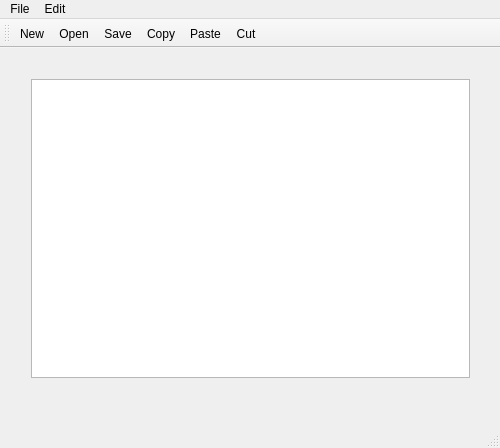
<?xml version="1.0" encoding="UTF-8"?>
<ui version="4.0">
 <class>MainWindow</class>
 <widget class="QMainWindow" name="MainWindow">
  <property name="geometry">
   <rect>
    <x>0</x>
    <y>0</y>
    <width>500</width>
    <height>448</height>
   </rect>
  </property>
  <property name="windowTitle">
   <string>MainWindow</string>
  </property>
  <widget class="QWidget" name="centralWidget">
   <widget class="QWidget" name="verticalLayoutWidget">
    <property name="geometry">
     <rect>
      <x>20</x>
      <y>20</y>
      <width>461</width>
      <height>321</height>
     </rect>
    </property>
    <layout class="QVBoxLayout" name="verticalLayout">
     <item>
      <widget class="QTextEdit" name="textEdit">
       <property name="font">
        <font>
         <pointsize>20</pointsize>
        </font>
       </property>
      </widget>
     </item>
    </layout>
   </widget>
  </widget>
  <widget class="QMenuBar" name="menuBar">
   <property name="geometry">
    <rect>
     <x>0</x>
     <y>0</y>
     <width>500</width>
     <height>22</height>
    </rect>
   </property>
   <widget class="QMenu" name="menuFile">
    <property name="title">
     <string>File</string>
    </property>
    <addaction name="actionNew"/>
    <addaction name="actionOpen"/>
    <addaction name="actionSave"/>
    <addaction name="actionPrint"/>
    <addaction name="actionExit"/>
   </widget>
   <widget class="QMenu" name="menuEdit">
    <property name="title">
     <string>Edit</string>
    </property>
    <addaction name="actionCopy"/>
    <addaction name="actionPaste"/>
    <addaction name="actionCut"/>
    <addaction name="actionUndo"/>
    <addaction name="actionRedo"/>
   </widget>
   <addaction name="menuFile"/>
   <addaction name="menuEdit"/>
  </widget>
  <widget class="QToolBar" name="mainToolBar">
   <attribute name="toolBarArea">
    <enum>TopToolBarArea</enum>
   </attribute>
   <attribute name="toolBarBreak">
    <bool>false</bool>
   </attribute>
   <addaction name="actionNew"/>
   <addaction name="actionOpen"/>
   <addaction name="actionSave"/>
   <addaction name="actionCopy"/>
   <addaction name="actionPaste"/>
   <addaction name="actionCut"/>
  </widget>
  <widget class="QStatusBar" name="statusBar"/>
  <action name="actionNew">
   <property name="icon">
    <iconset resource="resources.qrc">
     <normaloff>:/imgs/New.bmp</normaloff>:/imgs/New.bmp</iconset>
   </property>
   <property name="text">
    <string>New</string>
   </property>
  </action>
  <action name="actionOpen">
   <property name="icon">
    <iconset resource="resources.qrc">
     <normaloff>:/imgs/Open.bmp</normaloff>:/imgs/Open.bmp</iconset>
   </property>
   <property name="text">
    <string>Open</string>
   </property>
  </action>
  <action name="actionSave">
   <property name="icon">
    <iconset resource="resources.qrc">
     <normaloff>:/imgs/Save.bmp</normaloff>:/imgs/Save.bmp</iconset>
   </property>
   <property name="text">
    <string>Save</string>
   </property>
  </action>
  <action name="actionPrint">
   <property name="text">
    <string>Print</string>
   </property>
  </action>
  <action name="actionExit">
   <property name="text">
    <string>Exit</string>
   </property>
  </action>
  <action name="actionCopy">
   <property name="icon">
    <iconset resource="resources.qrc">
     <normaloff>:/imgs/Copy.bmp</normaloff>:/imgs/Copy.bmp</iconset>
   </property>
   <property name="text">
    <string>Copy</string>
   </property>
  </action>
  <action name="actionPaste">
   <property name="icon">
    <iconset resource="resources.qrc">
     <normaloff>:/imgs/Paste.bmp</normaloff>:/imgs/Paste.bmp</iconset>
   </property>
   <property name="text">
    <string>Paste</string>
   </property>
  </action>
  <action name="actionCut">
   <property name="icon">
    <iconset resource="resources.qrc">
     <normaloff>:/imgs/Cut.bmp</normaloff>:/imgs/Cut.bmp</iconset>
   </property>
   <property name="text">
    <string>Cut</string>
   </property>
  </action>
  <action name="actionUndo">
   <property name="text">
    <string>Undo</string>
   </property>
  </action>
  <action name="actionRedo">
   <property name="text">
    <string>Redo</string>
   </property>
  </action>
 </widget>
 <layoutdefault spacing="6" margin="11"/>
 <resources>
  <include location="resources.qrc"/>
 </resources>
 <connections/>
</ui>
